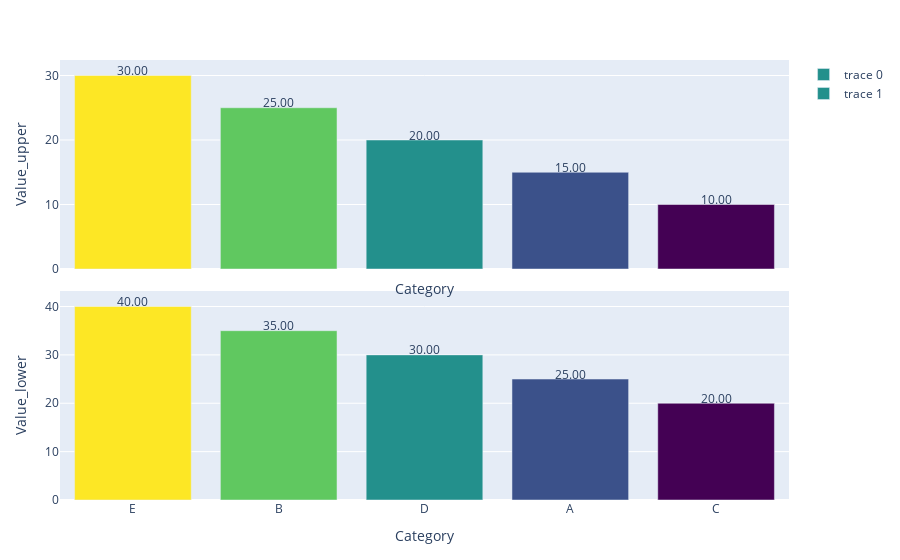

Notebook code cell kept with this figure:
### Code cell
# Example usage
data = {'Category': ['A', 'B', 'C', 'D', 'E'],
        'Value_upper': [15, 25, 10, 20, 30],
        'Value_lower': [25, 35, 20, 30, 40]}
df = pd.DataFrame(data)

plot_double_bar_chart(df, x_column='Category', y_column_upper='Value_upper', y_column_lower='Value_lower', show_number=True )

### Figure 1 — Plotly figure (JSON) as saved in the notebook; plotly's stock layout.template omitted (floating-point values rounded to 4 significant figures)
{"data": [{"marker": {"color": [30, 25, 20, 15, 10], "colorscale": [[0, "#440154"], [0.1111, "#482878"], [0.2222, "#3e4989"], [0.3333, "#31688e"], [0.4444, "#26828e"], [0.5556, "#1f9e89"], [0.6667, "#35b779"], [0.7778, "#6ece58"], [0.8889, "#b5de2b"], [1, "#fde725"]]}, "type": "bar", "x": ["E", "B", "D", "A", "C"], "xaxis": "x", "y": [30, 25, 20, 15, 10], "yaxis": "y"}, {"marker": {"color": [40, 35, 30, 25, 20], "colorscale": [[0, "#440154"], [0.1111, "#482878"], [0.2222, "#3e4989"], [0.3333, "#31688e"], [0.4444, "#26828e"], [0.5556, "#1f9e89"], [0.6667, "#35b779"], [0.7778, "#6ece58"], [0.8889, "#b5de2b"], [1, "#fde725"]]}, "type": "bar", "x": ["E", "B", "D", "A", "C"], "xaxis": "x2", "y": [40, 35, 30, 25, 20], "yaxis": "y2"}], "layout": {"annotations": [{"font": {"size": 12}, "showarrow": false, "text": "30.00", "x": "E", "xref": "x", "y": 30, "yref": "y", "yshift": 5}, {"font": {"size": 12}, "showarrow": false, "text": "25.00", "x": "B", "xref": "x", "y": 25, "yref": "y", "yshift": 5}, {"font": {"size": 12}, "showarrow": false, "text": "20.00", "x": "D", "xref": "x", "y": 20, "yref": "y", "yshift": 5}, {"font": {"size": 12}, "showarrow": false, "text": "15.00", "x": "A", "xref": "x", "y": 15, "yref": "y", "yshift": 5}, {"font": {"size": 12}, "showarrow": false, "text": "10.00", "x": "C", "xref": "x", "y": 10, "yref": "y", "yshift": 5}, {"font": {"size": 12}, "showarrow": false, "text": "40.00", "x": "E", "xref": "x2", "y": 40, "yref": "y2", "yshift": 5}, {"font": {"size": 12}, "showarrow": false, "text": "35.00", "x": "B", "xref": "x2", "y": 35, "yref": "y2", "yshift": 5}, {"font": {"size": 12}, "showarrow": false, "text": "30.00", "x": "D", "xref": "x2", "y": 30, "yref": "y2", "yshift": 5}, {"font": {"size": 12}, "showarrow": false, "text": "25.00", "x": "A", "xref": "x2", "y": 25, "yref": "y2", "yshift": 5}, {"font": {"size": 12}, "showarrow": false, "text": "20.00", "x": "C", "xref": "x2", "y": 20, "yref": "y2", "yshift": 5}], "margin": {"b": 60, "l": 60, "r": 60, "t": 60}, "xaxis": {"anchor": "y", "domain": [0, 1], "matches": "x2", "showticklabels": false, "title": {"text": "Category"}}, "xaxis2": {"anchor": "y2", "domain": [0, 1], "title": {"text": "Category"}}, "yaxis": {"anchor": "x", "domain": [0.525, 1], "title": {"text": "Value_upper"}}, "yaxis2": {"anchor": "x2", "domain": [0, 0.475], "title": {"text": "Value_lower"}}}}
